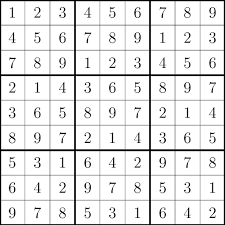
#> input picture su.png, 225 x 225 px
$ python '12:Edge Detection.py'   (older library calls are emulated)
#> lines starting #> are read from the running program, lines starting #| are printed output that depends on the picture
#EDGE DETECTION - 3 MAIN TYPE
#1.SOBEL
#2.LAPLACIAN
#3.CANNY

#SOBEL TECHNIQUE :
#tAKE ONLY SUDOKU IMAGES

import cv2
img = cv2.imread('su.png',0) #to create into grayscale
#> img is the input picture: shape (225, 225); min 0, max 255, mean 230.7
sobel_x = cv2.Sobel(img,cv2.CV_8U,dx = 1 , dy = 0 , ksize = -1)
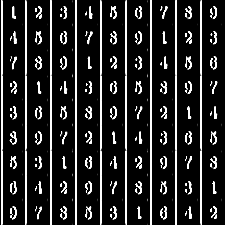
#> sobel_x: shape (225, 225); min 0, max 255, mean 37.8
#CV_8U - unsigned 8 bit/pixel
#kernal - will define the size of convolution

sobel_y = cv2.Sobel(img,cv2.CV_8U,dx=0,dy=1,ksize=-1)
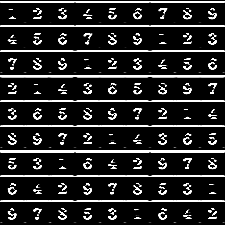
#> sobel_y: shape (225, 225); min 0, max 255, mean 38.7
sobel_f = cv2.bitwise_or(sobel_x,sobel_y) #convolution
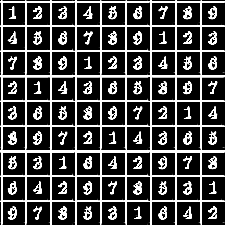
#> sobel_f: shape (225, 225); min 0, max 255, mean 67.1

cv2.imshow('SOBEL X IMAGE',sobel_x)
cv2.imshow('SOBEL Y IMAGE',sobel_y)
cv2.imshow('SOBEL IMAGE', sobel_f)

cv2.waitKey(0)
cv2.destroyAllWindows()
